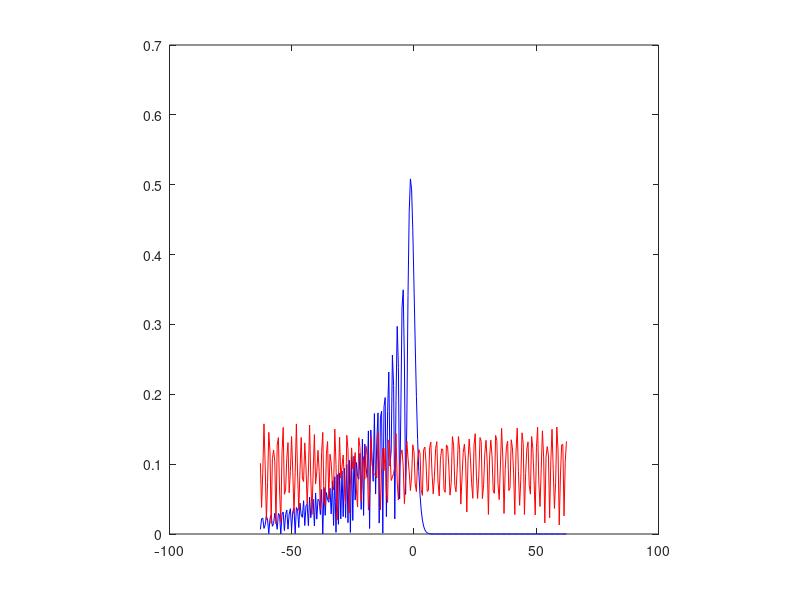
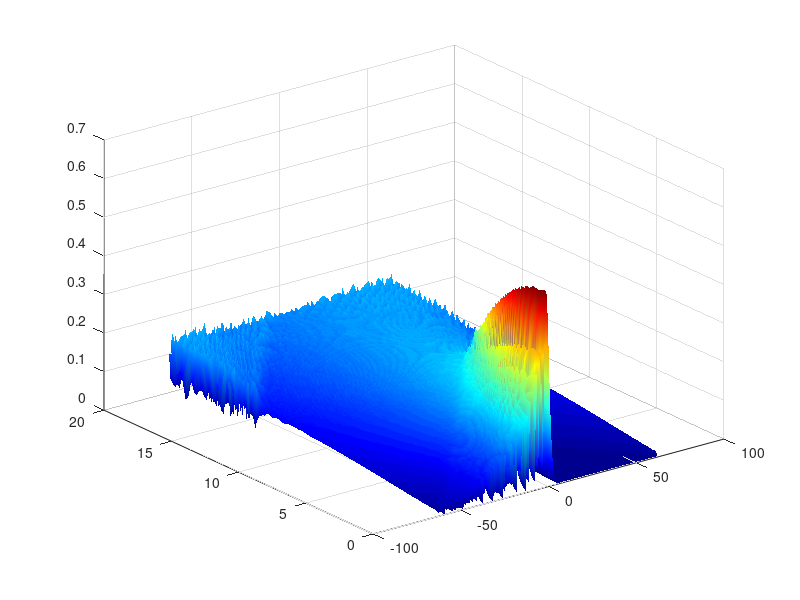
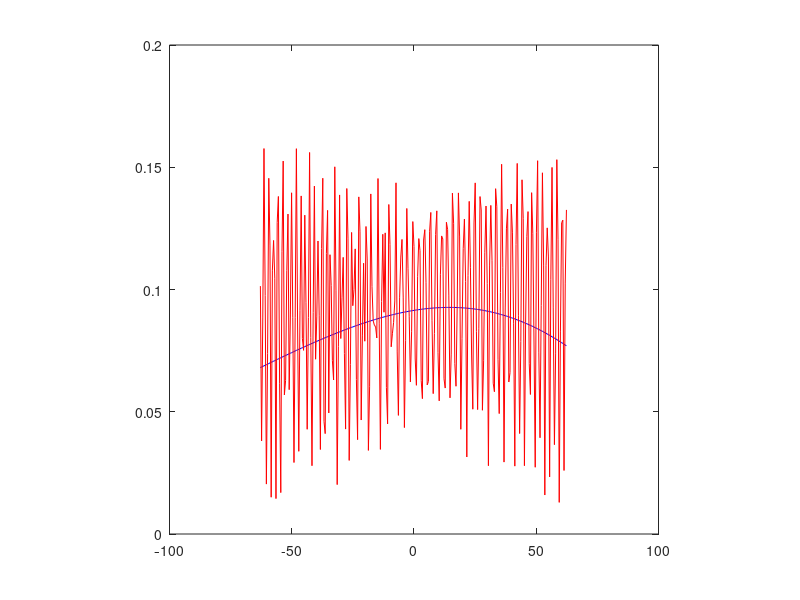
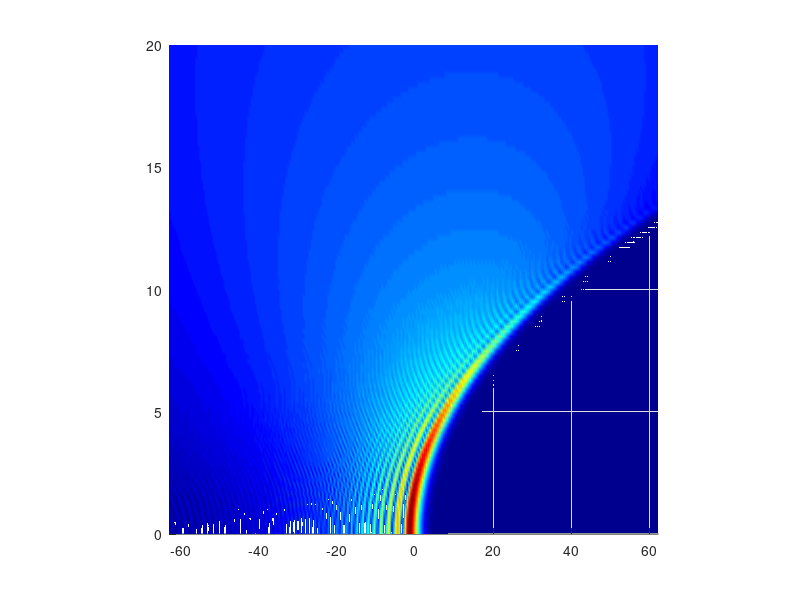

The MATLAB source for these figures, in order:
clear all; format long; clc; % 1D Free space diffraction
Nx=256; Lx=2*pi*20; x=(Lx/Nx)*(-Nx/2:Nx/2-1)'; dx=x(2)-x(1);
kx=(2*pi/Lx)*[0:Nx/2-1 -Nx/2:-1]'; 

a=0.05;
z=0;
u=airy(x./sqrt(2)-z.^2./4+1i.*a.*z).*exp(a.*x./sqrt(2)-a.*z.^2./2-1i.*z.^3./12+a.^2.*z./2+1i.*z.*x./sqrt(2).^3);
% u=exp(-(x./3).^8);

S=100; zmax=20; z=linspace(0,zmax,S); u0=u;
for m=1:S
 u1=ifft(fft(u0).*exp(-1i*z(m)*kx.^2)); field(m,:)=u1; 
end

%u2 is the analytical solution
u2=airy(x./sqrt(2)-z.^2./4+1i.*a.*z).*exp(a.*x./sqrt(2)-a.*z.^2./2-1i.*z.^3./12+a.^2.*z./2+1i.*z.*x./sqrt(2).^3);
u2_last=u2(:,S);
u2=u2';


[X,Z]=meshgrid(x,z); 
figure(1); plot(x,abs(u),'-b',x,abs(u1),'-r'); axis square;
figure(2); surf(X,Z,abs(field)); shading interp; colormap(jet);

%checking if u2 is equal to u1
figure(3); plot(x,abs(u2_last),'-b',x,abs(u1),'-r'); axis square;
figure(4); surf(X,Z,abs(u2)); shading interp; colormap(jet); 

axis tight; axis square; view([0 90]); 